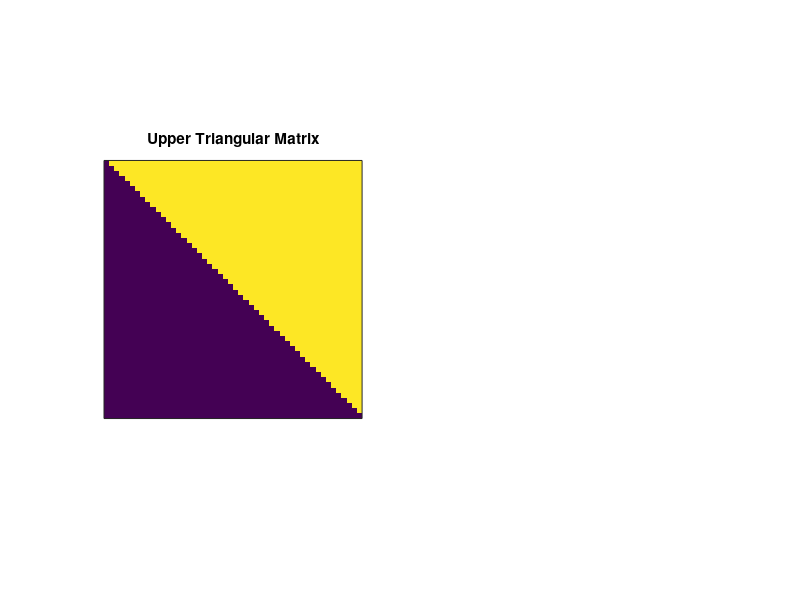

Write the MATLAB code that produced this figure.
m = 50;
UT_Mat = zeros(m); % Hilbert matrix

for i=1:m
    for j=1:m
        if i<j
            UT_Mat(i,j) = 1;
        end
    end
end

figure(1), clf

subplot(121)
imagesc(UT_Mat)
axis square, title('Upper Triangular Matrix')
set(gca,'xtick',[],'ytick',[])